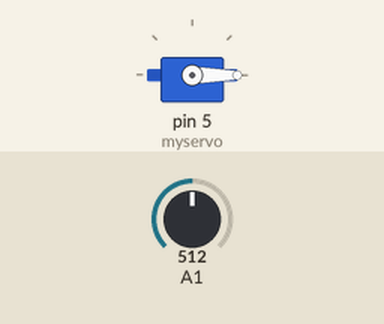
Recording of a sketch running on a simulated Arduino Uno, built with avr-gcc and run on an emulated ATmega328P. On the bench: servo. The test bench sets the inputs (shaded band); at power-on: A1 = 512.

Above: at 1.8 s.
1.9 s: A1 set to 0
At 2.48 s:
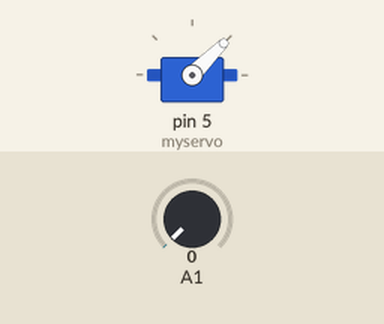
At 5.0 s:
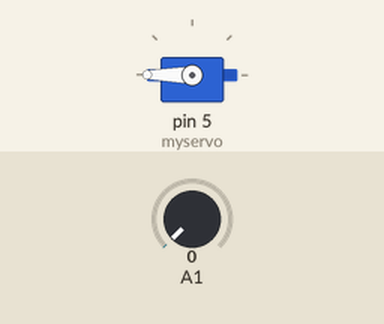
5.4 s: A1 set to 1004
7.0 s: A1 set to 1023
At 8.03 s:
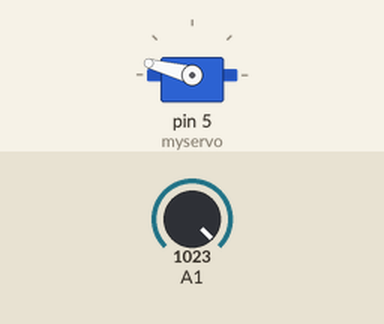
Timing chart, 0 to 11.2 s (numbered marks = the images above; inputs shaded):
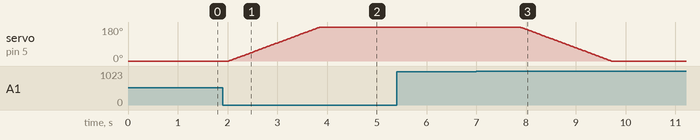

The sketch:

BrakingSystem.ino
```cpp
#include <Servo.h>

Servo myservo;  // create servo object to control a servo

int pos = 0;    // variable to store the servo position
int val = 0;

void setup() {
  myservo.write(pos); //set initial
  myservo.attach(5);  // attaches the servo on pin 5 to the servo object
  Serial.print("Pos = ");
  Serial.print(pos);
  Serial.print("\n");
  delay(15);
}

void loop() {
  val = analogRead(A1);
  Serial.print("Val = ");
  Serial.print(val);
  Serial.print("\t");
  Serial.print("Pos = ");
  Serial.print(pos);
  Serial.print("\n");
  if (val == 0 && pos <= 0) { // goes from 0 degrees to 180 degrees in steps of 1 degree
    for (pos = 0; pos <= 180; pos += 1) {
      myservo.write(pos);              // tell servo to go to position in variable 'pos'myservo.write(pos);              // tell servo to go to position in variable 'pos'
      Serial.print(pos);
      Serial.print("\n");
      delay(10);
    }
  }    else if (val == 1023 && pos >= 180) { // goes from 180 degrees to 0 degrees
    for (pos = 180; pos >= 0; pos -= 1) {
      myservo.write(pos);              // tell servo to go to position in variable 'pos'
      Serial.print(pos);
      Serial.print("\n");
      delay(10);                       // waits 15ms for the servo to reach the position
    }
  }
  delay(1000);
}
```

Measured:
- the behaviour switches between 1022 and 1023 on A1 (found by bisection; images 2 and 3)
- after the input at 1.9 s, servo on pin 5 (myservo): moves from 0° to 180° over 1.8 s, starting after 0.13 s
- after the input at 5.4 s, every drawn part: stays the same
- after the input at 7.0 s, servo on pin 5 (myservo): moves from 180° to 0° over 1.8 s, starting after 0.88 s
